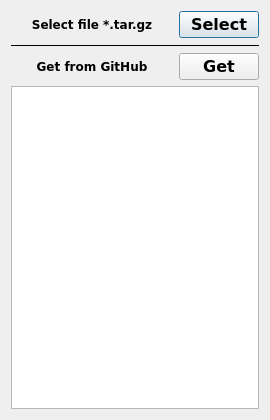
<?xml version="1.0" encoding="UTF-8"?>
<ui version="4.0">
 <class>AddDialog</class>
 <widget class="QDialog" name="AddDialog">
  <property name="windowModality">
   <enum>Qt::ApplicationModal</enum>
  </property>
  <property name="geometry">
   <rect>
    <x>0</x>
    <y>0</y>
    <width>270</width>
    <height>420</height>
   </rect>
  </property>
  <property name="minimumSize">
   <size>
    <width>270</width>
    <height>420</height>
   </size>
  </property>
  <property name="windowTitle">
   <string>Add book</string>
  </property>
  <property name="windowIcon">
   <iconset resource="../../res.qrc">
    <normaloff>:/img/img/b_logo.png</normaloff>:/img/img/b_logo.png</iconset>
  </property>
  <property name="styleSheet">
   <string notr="true"/>
  </property>
  <layout class="QVBoxLayout" name="verticalLayout">
   <item>
    <layout class="QHBoxLayout" name="horizontalLayout">
     <item>
      <widget class="QLabel" name="label">
       <property name="sizePolicy">
        <sizepolicy hsizetype="Preferred" vsizetype="Maximum">
         <horstretch>0</horstretch>
         <verstretch>0</verstretch>
        </sizepolicy>
       </property>
       <property name="font">
        <font>
         <family>DejaVu Sans</family>
         <pointsize>9</pointsize>
         <weight>75</weight>
         <bold>true</bold>
        </font>
       </property>
       <property name="styleSheet">
        <string notr="true"/>
       </property>
       <property name="text">
        <string>Select file *.tar.gz</string>
       </property>
       <property name="alignment">
        <set>Qt::AlignCenter</set>
       </property>
      </widget>
     </item>
     <item>
      <widget class="QPushButton" name="select_button">
       <property name="sizePolicy">
        <sizepolicy hsizetype="Maximum" vsizetype="Fixed">
         <horstretch>0</horstretch>
         <verstretch>0</verstretch>
        </sizepolicy>
       </property>
       <property name="font">
        <font>
         <family>DejaVu Sans</family>
         <pointsize>12</pointsize>
         <weight>75</weight>
         <bold>true</bold>
        </font>
       </property>
       <property name="cursor">
        <cursorShape>PointingHandCursor</cursorShape>
       </property>
       <property name="styleSheet">
        <string notr="true"/>
       </property>
       <property name="text">
        <string>Select</string>
       </property>
      </widget>
     </item>
    </layout>
   </item>
   <item>
    <widget class="Line" name="line">
     <property name="font">
      <font>
       <weight>50</weight>
       <bold>false</bold>
      </font>
     </property>
     <property name="frameShadow">
      <enum>QFrame::Plain</enum>
     </property>
     <property name="lineWidth">
      <number>1</number>
     </property>
     <property name="midLineWidth">
      <number>0</number>
     </property>
     <property name="orientation">
      <enum>Qt::Horizontal</enum>
     </property>
    </widget>
   </item>
   <item>
    <layout class="QHBoxLayout" name="horizontalLayout_2">
     <item>
      <widget class="QLabel" name="label_2">
       <property name="sizePolicy">
        <sizepolicy hsizetype="Preferred" vsizetype="Maximum">
         <horstretch>0</horstretch>
         <verstretch>0</verstretch>
        </sizepolicy>
       </property>
       <property name="font">
        <font>
         <family>DejaVu Sans</family>
         <pointsize>9</pointsize>
         <weight>75</weight>
         <bold>true</bold>
        </font>
       </property>
       <property name="styleSheet">
        <string notr="true"/>
       </property>
       <property name="text">
        <string>Get from GitHub</string>
       </property>
       <property name="alignment">
        <set>Qt::AlignCenter</set>
       </property>
      </widget>
     </item>
     <item>
      <widget class="QPushButton" name="get_button">
       <property name="sizePolicy">
        <sizepolicy hsizetype="Maximum" vsizetype="Fixed">
         <horstretch>0</horstretch>
         <verstretch>0</verstretch>
        </sizepolicy>
       </property>
       <property name="font">
        <font>
         <family>DejaVu Sans</family>
         <pointsize>12</pointsize>
         <weight>75</weight>
         <bold>true</bold>
        </font>
       </property>
       <property name="cursor">
        <cursorShape>PointingHandCursor</cursorShape>
       </property>
       <property name="styleSheet">
        <string notr="true"/>
       </property>
       <property name="text">
        <string>Get</string>
       </property>
      </widget>
     </item>
    </layout>
   </item>
   <item>
    <layout class="QVBoxLayout" name="verticalLayout_2">
     <item>
      <widget class="QListView" name="listbooks">
       <property name="font">
        <font>
         <weight>75</weight>
         <bold>true</bold>
        </font>
       </property>
       <property name="editTriggers">
        <set>QAbstractItemView::NoEditTriggers</set>
       </property>
       <property name="showDropIndicator" stdset="0">
        <bool>false</bool>
       </property>
       <property name="defaultDropAction">
        <enum>Qt::IgnoreAction</enum>
       </property>
      </widget>
     </item>
    </layout>
   </item>
  </layout>
 </widget>
 <resources>
  <include location="../../res.qrc"/>
 </resources>
 <connections/>
</ui>
